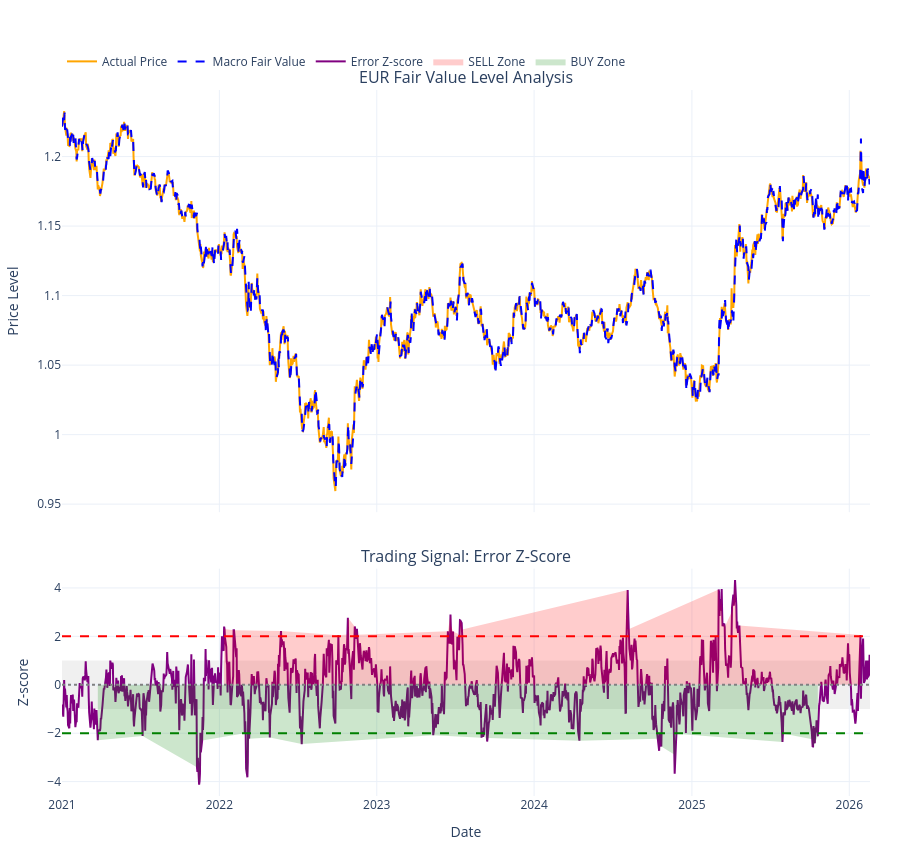

Here is the notebook cell this chart was saved with:
### Code cell
from src.stage2_fair_value_runner import run_stage2_fair_value

df = run_stage2_fair_value(
    "eur",
    window=1400,
    error_sum_window=22,
    z_window=120,
    start_date="2021-01-01",
    show_plot=True,
)

### Figure 1 — Plotly figure (JSON) as saved in the notebook; plotly's stock layout.template omitted (floating-point values rounded to 4 significant figures; data arrays with more than 128 entries replaced by an {"elided": "..."} marker saying what was removed)
{"data": [{"line": {"color": "orange", "width": 2}, "mode": "lines", "name": "Actual Price", "type": "scatter", "x": {"elided": "1339 str values"}, "xaxis": "x", "y": {"elided": "1339 float values"}, "yaxis": "y"}, {"line": {"color": "blue", "dash": "dash", "width": 2}, "mode": "lines", "name": "Macro Fair Value", "type": "scatter", "x": {"elided": "1339 str values"}, "xaxis": "x", "y": {"elided": "1339 float values"}, "yaxis": "y"}, {"line": {"color": "purple", "width": 2}, "mode": "lines", "name": "Error Z-score", "type": "scatter", "x": {"elided": "1339 str values"}, "xaxis": "x2", "y": {"elided": "1339 float values"}, "yaxis": "y2"}, {"fill": "tozeroy", "fillcolor": "rgba(255, 0, 0, 0.20)", "hoverinfo": "skip", "line": {"width": 0}, "mode": "lines", "name": "SELL Zone", "type": "scatter", "x": {"elided": "1339 str values"}, "xaxis": "x2", "y": {"elided": "1339 float values"}, "yaxis": "y2"}, {"fill": "tozeroy", "fillcolor": "rgba(0, 128, 0, 0.20)", "hoverinfo": "skip", "line": {"width": 0}, "mode": "lines", "name": "BUY Zone", "type": "scatter", "x": {"elided": "1339 str values"}, "xaxis": "x2", "y": {"elided": "1339 float values"}, "yaxis": "y2"}], "layout": {"annotations": [{"font": {"size": 16}, "showarrow": false, "text": "EUR Fair Value Level Analysis", "x": 0.5, "xanchor": "center", "xref": "paper", "y": 1, "yanchor": "bottom", "yref": "paper"}, {"font": {"size": 16}, "showarrow": false, "text": "Trading Signal: Error Z-Score", "x": 0.5, "xanchor": "center", "xref": "paper", "y": 0.322, "yanchor": "bottom", "yref": "paper"}], "height": 850, "legend": {"orientation": "h", "x": 0, "xanchor": "left", "y": 1.02, "yanchor": "bottom"}, "margin": {"b": 50, "l": 60, "r": 30, "t": 90}, "shapes": [{"line": {"color": "red", "dash": "dash"}, "type": "line", "x0": 0, "x1": 1, "xref": "x2 domain", "y0": 2, "y1": 2, "yref": "y2"}, {"line": {"color": "green", "dash": "dash"}, "type": "line", "x0": 0, "x1": 1, "xref": "x2 domain", "y0": -2, "y1": -2, "yref": "y2"}, {"line": {"color": "grey", "dash": "dot"}, "type": "line", "x0": 0, "x1": 1, "xref": "x2 domain", "y0": 0, "y1": 0, "yref": "y2"}, {"fillcolor": "rgba(128, 128, 128, 0.12)", "layer": "below", "line": {"width": 0}, "type": "rect", "x0": 0, "x1": 1, "xref": "x2 domain", "y0": -1, "y1": 1, "yref": "y2"}], "xaxis": {"anchor": "y", "domain": [0, 1], "matches": "x2", "showticklabels": false}, "xaxis2": {"anchor": "y2", "domain": [0, 1], "title": {"text": "Date"}}, "yaxis": {"anchor": "x", "domain": [0.402, 1], "title": {"text": "Price Level"}}, "yaxis2": {"anchor": "x2", "domain": [0, 0.322], "title": {"text": "Z-score"}}}}
